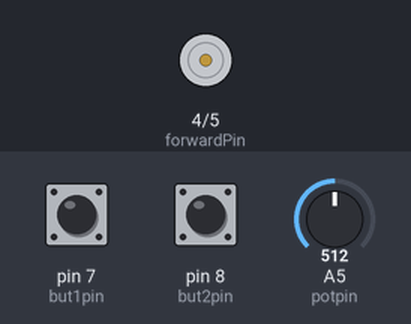
The sketch below on a simulated Arduino Uno, built with avr-gcc and run on an emulated ATmega328P. On the bench: motor-driver pin pairs drawn as motors (green arrow = first pin HIGH = forward, orange = second pin HIGH = backward, longer = more drive, scaled by the enable pin). The test bench sets the inputs (shaded band); at power-on: A5 (potpin) = 512, pin 7 (but1pin) HIGH, pin 8 (but2pin) HIGH.

Above: at 1.2 s.
1.3 s: A5 (potpin) set to 716
2.8 s: pin 7 (but1pin) pulled LOW for 0.15 s
At 2.87 s:
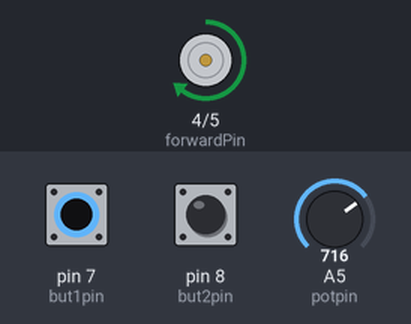
4.4 s: pin 8 (but2pin) pulled LOW for 0.15 s
At 4.47 s:
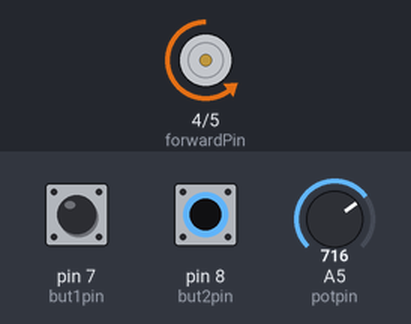
6.0 s: A5 (potpin) set to 900
7.5 s: pin 7 (but1pin) pulled LOW for 1 s
At 8.3 s:
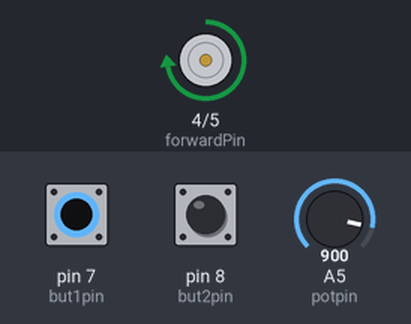
10.0 s: pin 8 (but2pin) pulled LOW for 1 s
At 10.3 s:
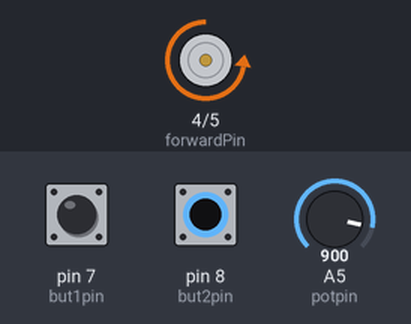
Timing chart, 0 to 13.0 s (numbered marks = the images above; inputs shaded):
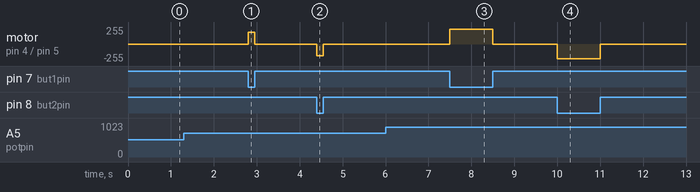

The sketch:

03-DC_Motor_CW___CCW.ino
```cpp
//using L293D H-bridge
const int forwardPin = 4;
const int backwardPin = 5;
const int delayTime = 1000;
const int but1pin = 7;
const int but2pin = 8;
const int potpin = A5;
const int speedpin = 9;

int but1;
int but2;
int pot;
int speed;

void setup(){
    pinMode(forwardPin,OUTPUT);
    pinMode(backwardPin,OUTPUT);
    pinMode(but1pin,INPUT_PULLUP);
    pinMode(but2pin,INPUT_PULLUP);
}

void loop(){
    but1 = digitalRead(but1pin);
    but2 = digitalRead(but2pin);
    pot = analogRead(potpin);
    speed = map(pot,0,1023,0,255);
    analogWrite(speedpin,speed);

    if(but1 == HIGH){
        digitalWrite(forwardPin,LOW);
    }
    else{
        digitalWrite(forwardPin,HIGH);
    }
    if(but2 == HIGH){
        digitalWrite(backwardPin,LOW);
    }
    else{
        digitalWrite(backwardPin,HIGH);
    }
}
```

Measured:
- after the input at 2.8 s, motor on pin 4 (forwardPin) / pin 5 (backwardPin): stopped → forward 178/255 at once, → stopped 0.15 s later
- after the input at 4.4 s, motor on pin 4 (forwardPin) / pin 5 (backwardPin): stopped → backward 178/255 at once, → stopped 0.15 s later
- after the input at 7.5 s, motor on pin 4 (forwardPin) / pin 5 (backwardPin): stopped → forward 224/255 at once, → stopped 1.0 s later
- after the input at 10.0 s, motor on pin 4 (forwardPin) / pin 5 (backwardPin): stopped → backward 224/255 at once, → stopped 1.0 s later
